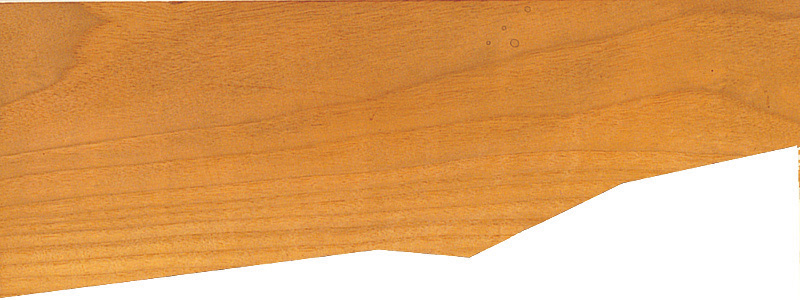
#> input picture OpenCVCourse/Resources/Schaftholzklasse-1.jpg, 800 x 300 px
$ python Thresholding.py
#> lines starting #> are read from the running program, lines starting #| are printed output that depends on the picture
import cv2

img1 = cv2.imread("Resources/Schaftholzklasse-1.jpg")
#> img1 is the input picture: shape (300, 800, 3); mean B, G, R 101.4, 162.8, 221.8
img2 = cv2.imread("Resources/Schaftholzklasse-2.jpg")
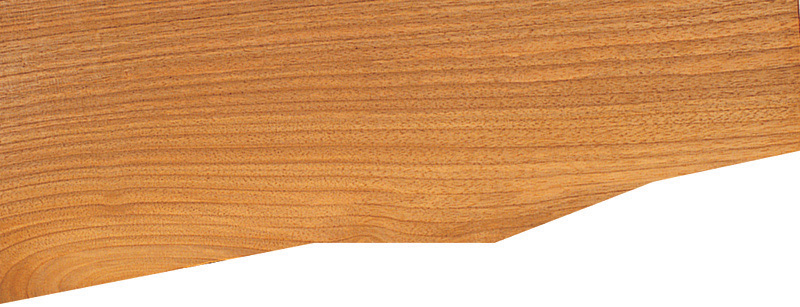
#> input picture OpenCVCourse/Resources/Schaftholzklasse-2.jpg, 800 x 307 px
#> img2 is the input picture: shape (307, 800, 3); mean B, G, R 114.4, 161.4, 214.2
img3 = cv2.imread("Resources/Schaftholzklasse-3.jpg")
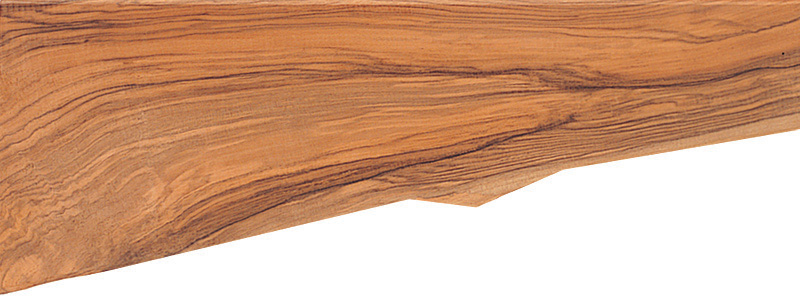
#> input picture OpenCVCourse/Resources/Schaftholzklasse-3.jpg, 800 x 297 px
#> img3 is the input picture: shape (297, 800, 3); mean B, G, R 133.4, 163.5, 209.4
img4 = cv2.imread("Resources/Schaftholzklasse-4.jpg")
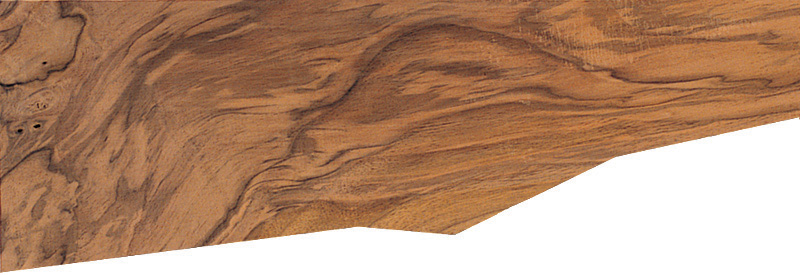
#> input picture OpenCVCourse/Resources/Schaftholzklasse-4.jpg, 800 x 275 px
#> img4 is the input picture: shape (275, 800, 3); mean B, G, R 114.7, 140.9, 179.3
img5 = cv2.imread("Resources/Schaftholzklasse-5.jpg")
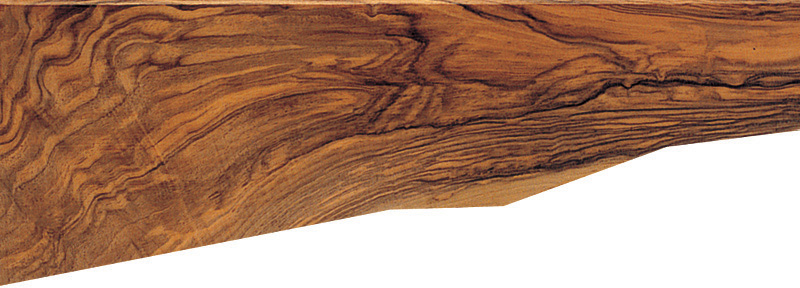
#> input picture OpenCVCourse/Resources/Schaftholzklasse-5.jpg, 800 x 288 px
#> img5 is the input picture: shape (288, 800, 3); mean B, G, R 109.2, 132, 171.4
img6 = cv2.imread("Resources/Schaftholzklasse-6.jpg")
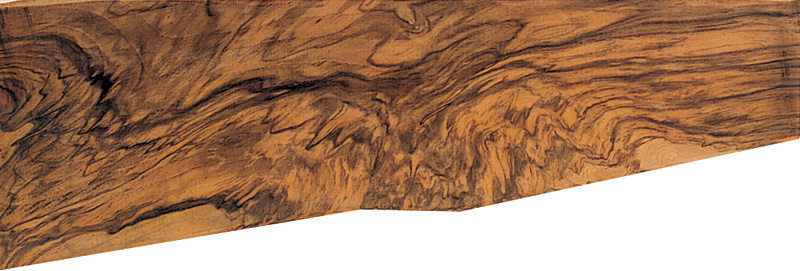
#> input picture OpenCVCourse/Resources/Schaftholzklasse-6.jpg, 800 x 271 px
#> img6 is the input picture: shape (271, 800, 3); mean B, G, R 103.5, 130.2, 168.2
img7 = cv2.imread("Resources/Schaftholzklasse-7.jpg")
img8 = cv2.imread("Resources/Schaftholzklasse-8.jpg")
img9 = cv2.imread("Resources/Schaftholzklasse-9.jpg")
img10 = cv2.imread("Resources/Schaftholzklasse-10-1024x367.jpg")

img1Gr = cv2.cvtColor(img1, cv2.COLOR_BGR2GRAY)
img2Gr = cv2.cvtColor(img2, cv2.COLOR_BGR2GRAY)
img3Gr = cv2.cvtColor(img3, cv2.COLOR_BGR2GRAY)
img4Gr = cv2.cvtColor(img4, cv2.COLOR_BGR2GRAY)
img5Gr = cv2.cvtColor(img5, cv2.COLOR_BGR2GRAY)
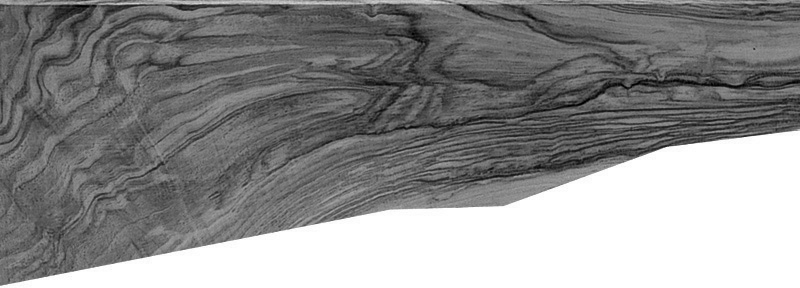
#> img5Gr: shape (288, 800); min 0, max 255, mean 141.2
img6Gr = cv2.cvtColor(img6, cv2.COLOR_BGR2GRAY)
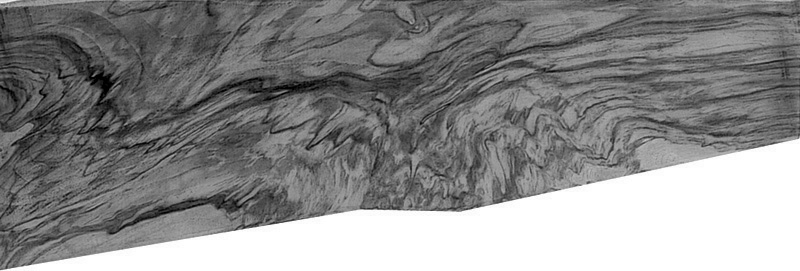
#> img6Gr: shape (271, 800); min 0, max 255, mean 138.6
#> (the run stopped early here; a loop or call above may not have finished)
